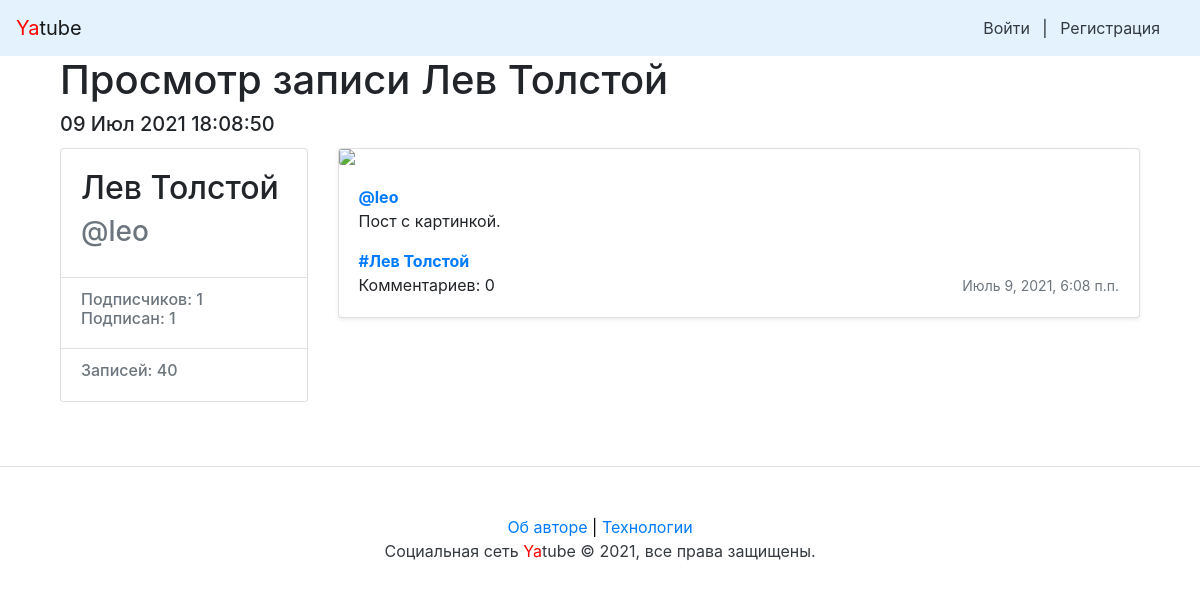
Page /leo/78/ on the earlier database version.
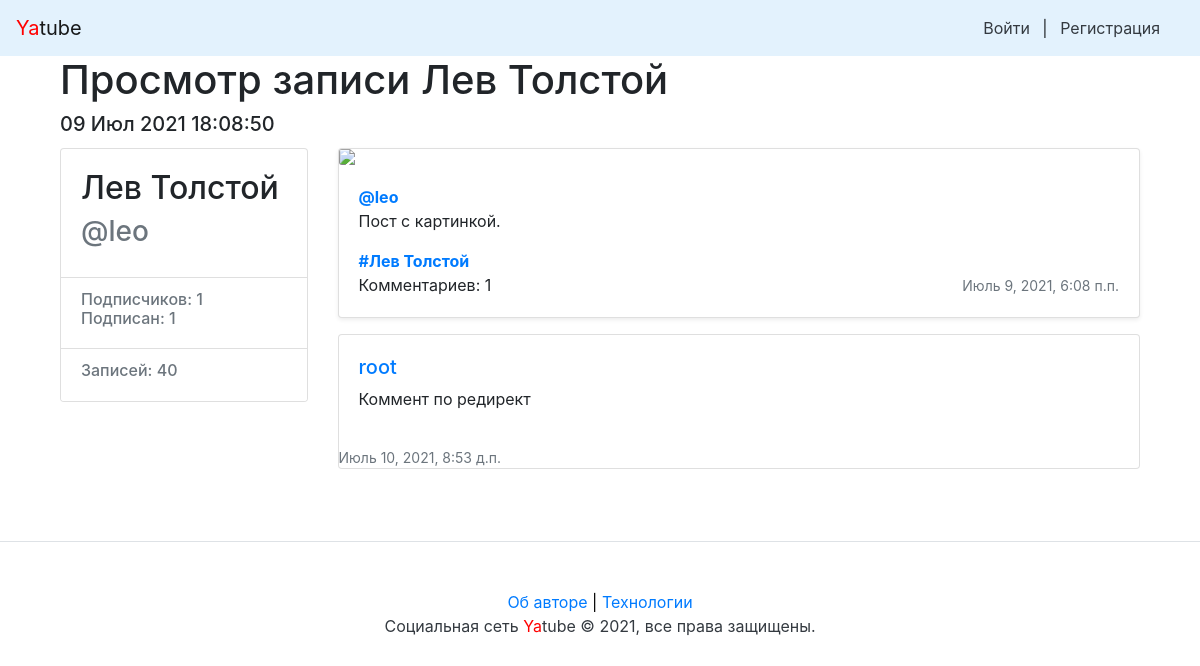
Same page on the later database version.
### posts/models.py (models this page shows, shortened)
class Post(models.Model):
    text = models.TextField(
        verbose_name='Текст',
        help_text='Текст вашего поста.',
    )
    pub_date = models.DateTimeField(
        auto_now_add=True,
        verbose_name='Дата публикации',
    )
    author = models.ForeignKey(
        User,
        on_delete=models.CASCADE,
        verbose_name='Автор',
        related_name='posts',
    )
    group = models.ForeignKey(
        Group,
        blank=True,
        null=True,
        on_delete=models.SET_NULL,
        verbose_name='Группа',
        related_name='posts',
        help_text=('Тематическая группа. Группы создают администраторы. '
                   'Можно не выбирать.')
    )
    image = models.ImageField(
        upload_to='posts/',
        verbose_name='Изображение',
        blank=True,
        null=True,
        help_text='Загрузите изображение',
    )
    class Meta:
        verbose_name = 'Пост'
        verbose_name_plural = 'Посты'
        ordering = ('-pub_date',)

class Group(models.Model):
    title = models.CharField(
        max_length=200,
        unique=True,
        verbose_name='Имя группы',
        help_text=('Название тематической группы. Обязательно к заполнению. '
                   'Применяется для автоматического заполнения slug адреса')
    )
    slug = models.SlugField(
        unique=True,
        verbose_name='Адрес группы',
        help_text=('Адрес по которому можно будет обратиться и посмотреть '
                   'записи в группе. Можно не выбирать. Есть автозаполнение.')
    )
    description = models.TextField(
        blank=True,
        verbose_name='Описание',
        help_text='Тема групп. Можно не выбирать.',
    )
    class Meta:
        verbose_name = 'Группа'
        verbose_name_plural = 'Группы'
        ordering = ('title',)

class Comment(models.Model):
    post = models.ForeignKey(
        Post,
        on_delete=models.CASCADE,
        verbose_name='Пост',
        related_name='comments',
    )
    author = models.ForeignKey(
        User,
        on_delete=models.CASCADE,
        verbose_name='Автор',
        related_name='comments',
    )
    text = models.TextField(
        verbose_name='Текст',
        help_text='Текст вашего комментария.',
    )
    created = models.DateTimeField(
        auto_now_add=True,
        verbose_name='Дата публикации',
    )
    class Meta:
        verbose_name = 'Комментарий'
        verbose_name_plural = 'Комментарии'
        ordering = ('-created',)

### posts/views.py (the view)
# urls.py: path('<str:username>/<int:post_id>/', views.post_view, name='post'),
def post_view(request, username, post_id):
    post = get_object_or_404(Post, pk=post_id, author__username=username)
    form = CommentForm(request.GET or None)
    context = {'form': form, 'post': post}
    return render(request, 'posts/post.html', context)

### yatube/context_processors.py (called while the page is built)
def year(request):
    year = dt.today().year
    return {
        'year': year
    }

### templates/posts/post.html (shortened to what this page needs)
{% extends "base.html" %}
{% block header %}
  Просмотр записи {{ post.author.get_full_name }}
  <h5>{{ post.pub_date|date:"d M Y H:i:s" }}</h5>
{% endblock %}
{% block content %}
  <div class="row">
    {% include "includes/author_card.html" with author=post.author %}
    <div class="col-md-9">
      {% include "includes/post_item.html" with add_comment=False %}
      {% include "includes/comments.html" with comments=post.comments.all %}
    </div>
  </div>
{% endblock %}

### templates/base.html (shortened to what this page needs)
<!doctype html>
<html>
  <head>
    {% load static %}
    <link
      rel="stylesheet"
      href="{% static 'bootstrap/dist/css/bootstrap.min.css' %}"
    >
  </head>
  <body>
    {% include "includes/nav.html" %}
    <main role="main" class="container">
      <div class="container">
        <h1>{% block header %}{% endblock %}</h1>
        {% block content %}{% endblock %}
      </div>
    </main>
    {% include "includes/footer.html" %}
  </body>
</html>

### templates/includes/nav.html
<nav class="navbar navbar-light" style="background-color: #e3f2fd;">
  <a class="navbar-brand" href="{% url 'index' %}">
    <span style="color:red">Ya</span>tube</a>
  <nav class="my-2 my-md-0 mr-md-3">
    {% if user.is_authenticated %}
      <a
        class="p-2 text-dark"
        href="{% url 'profile' username=user.username %}"
      >Пользователь: {{ user.username }}</a>
      <a
        class="p-2 text-dark"
        href="{% url 'new_post' %}"
      >Новый пост</a>
      <a
        class="p-2 text-dark"
        href="{% url 'password_change' %}"
      >Изменить пароль</a>
      <a
        class="p-2 text-dark"
        href="{% url 'logout' %}"
      >Выйти</a>
    {% else %}
      <a class="p-2 text-dark" href="{% url 'login' %}">Войти</a> |
      <a class="p-2 text-dark" href="{% url 'signup' %}">Регистрация</a>
    {% endif %}
  </nav>
</nav>

### templates/includes/author_card.html (shortened to what this page needs)
<div class="col-md-3 mb-3 mt-1">
  <div class="card">
    <div class="card-body">
      <div class="h2">
        {{ author.get_full_name }}
      </div>
      <div class="h3 text-muted">
        @{{ author.username }}
      </div>
    </div>
    <ul class="list-group list-group-flush">
      <li class="list-group-item">
        <div class="h6 text-muted">
          Подписчиков: {{ author.following.count }} <br>
          Подписан: {{ author.follower.count }}
        </div>
      </li>
      <li class="list-group-item">
        <div class="h6 text-muted">
          Записей: {{ author.posts.count }}
        </div>
      </li>
    </ul>
  </div>
</div>

### templates/includes/post_item.html (shortened to what this page needs)
<div class="card mb-3 mt-1 shadow-sm">
  {% load thumbnail %}
  {% thumbnail post.image "960x339" crop="center" upscale=True as im %}
    <img class="card-img" src="{{ im.url }}">
  {% endthumbnail %}
  <div class="card-body">
    <p class="card-text">
      <a name="post_{{ post.id }}" href="{% url 'profile' post.author.username %}">
        <strong class="d-block text-gray-dark">@{{ post.author }}</strong>
      </a>
      {{ post.text|linebreaksbr }}
    </p>
    {% if post.group %}
      <a class="card-link muted" href="{% url 'group' post.group.slug %}">
        <strong class="d-block text-gray-dark">#{{ post.group.title }}</strong>
      </a>
    {% endif %}
    <div class="d-flex justify-content-between align-items-center">
      <div class="btn-group">
        {% if page %}
          {% if post.comments.exists %}
            <a class="btn btn-sm btn-link" href="{% url 'post' post.author.username post.id %}" role="button">Комментариев: {{ post.comments.count }}</a>
          {% else %}
            {% if user.is_authenticated %}
              <a class="btn btn-sm btn-primary" href="{% url 'post' post.author.username post.id %}" role="button">
                Добавить комментарий
              </a>
            {% else %}
              <a class="btn btn-sm btn-link" href="{% url 'post' post.author.username post.id %}" role="button">Нет комментариев, открыть пост</a>
            {% endif %}
          {% endif %}
        {% else %}
          Комментариев: {{ post.comments.count }}
        {% endif %}
      </div>
      <small class="text-muted">{{ post.pub_date }}</small>
    </div>
  </div>
</div>

### templates/includes/comments.html (shortened to what this page needs)
{% load user_filters %}
{% for item in comments %}
  <div class="media card mb-4">
    <div class="media-body card-body">
      <h5 class="mt-0">
        <a
          href="{% url 'profile' item.author.username %}"
          name="comment_{{ item.id }}"
        >{{ item.author.username }}</a>
      </h5>
      <p>{{ item.text|linebreaksbr }}</p>
    </div>
    <small class="text-muted text-right">{{ item.created }}</small>
  </div>
{% endfor %}

### templates/includes/footer.html
<footer class="pt-4 my-md-5 pt-md-5 border-top">
  <p class="m-0 text-dark text-center ">
    <a href="{% url 'about:author' %}">Об авторе</a>
    <span style="color:black"> | </span>
    <a href="{% url 'about:tech' %}">Технологии</a>
  </p>
  <p class="m-0 text-dark text-center">
    Социальная сеть <span style="color:red">Ya</span>tube © {{ year }},
    все права защищены.
  </p>
</footer>

Differences in the rows shown:
computed for Post "Пост с картинкой.": comments.count "0" → "1"
added Comment: author.username "root", text "Коммент по редирект", created "Июль 10, 2021, 8:53 д.п."
